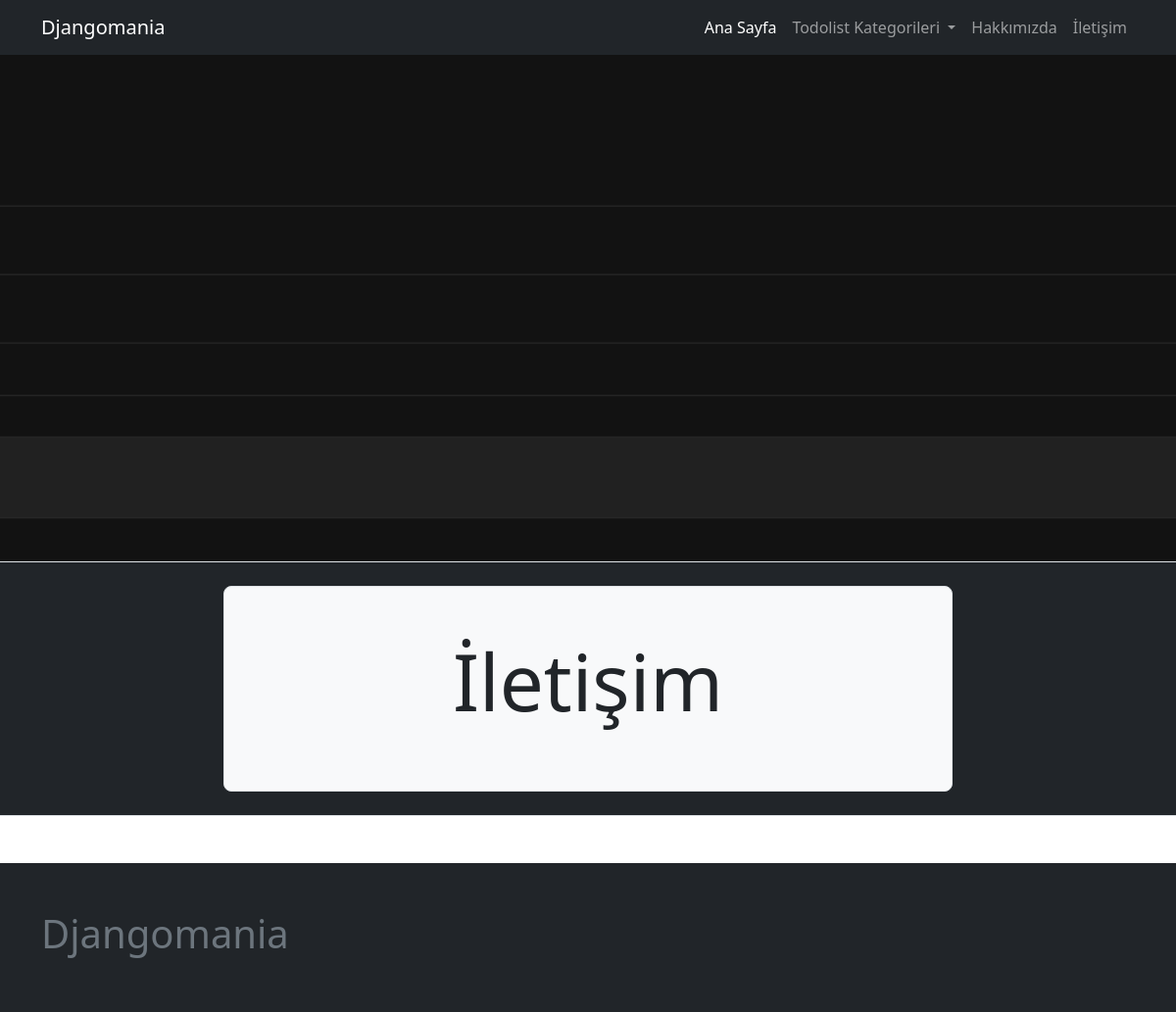
Before: /page/iletisim/ with the older database file.
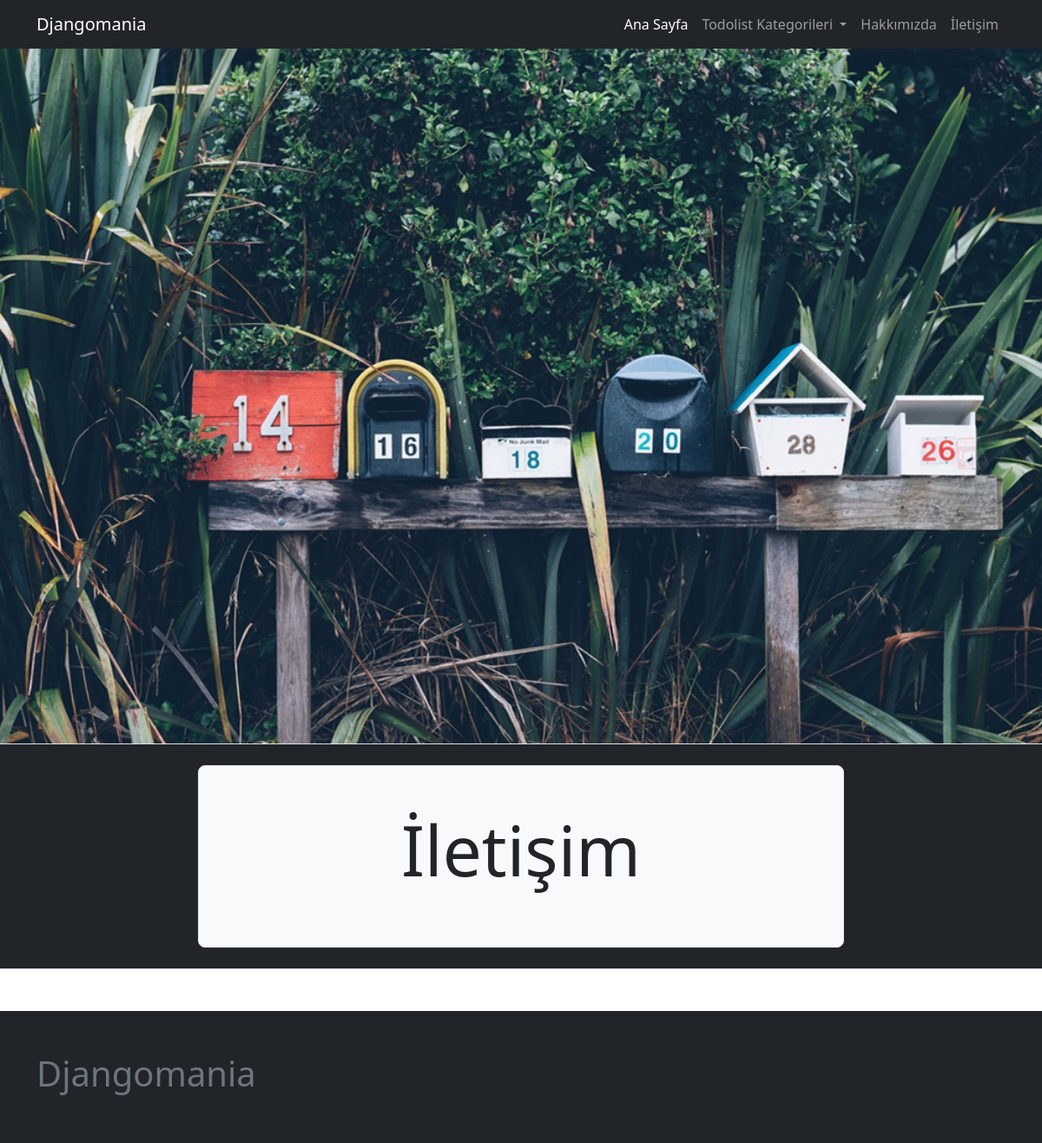
After: the same page with the newer database file.
### page/models.py (models this page shows, shortened)
class Page(models.Model):
    user = models.ForeignKey(User, on_delete=models.CASCADE)
    title = models.CharField(max_length=200)
    slug = AutoSlugField(populate_from="title", unique=True)
    cover_image = models.ImageField(upload_to="page")
    content = tinymce_models.HTMLField(blank=True, null=True)
    is_active = models.BooleanField(default=False)
    created_at = models.DateTimeField(auto_now_add=True)
    updated_at = models.DateTimeField(auto_now=True)
    def get_absolute_url(self):
        return reverse(
            "page:page_view",
            kwargs={
                "page_slug": self.slug,
            },
        )

### page/views.py (the view)
# urls.py: path("<slug:page_slug>/", page_view, name="page_view"),
def page_view(request, page_slug):
    page = get_object_or_404(Page, slug=page_slug)
    context = dict(
        page=page,
    )
    return render(request, "page/page_detail.html", context)

### config/global_context_processors.py (called while the page is built)
def global_todo_categories_context(request):
    return dict(
        global_todo_categories=TodoCategory.objects.filter(is_active=True),
    )

def global_page_context(request):
    return dict(global_pages=Page.objects.filter(is_active=True))

### todo/models.py (called while the page is built)
    def get_absolute_url(self):
        return reverse("todo:category_view", kwargs={"category_slug": self.slug})

### page/templates/page/page_detail.html (shortened to what this page needs)
{% extends 'core/base.html' %}
{% block container-fluid %}
<div class="container-fluid mb-4">
    <div class="row">
        <div class="col-sm-12 px-0">
            <img src="{{ page.cover_image.url }}" alt="" class="w-100">
        </div>
    </div>
    {% include 'page/components/hero_component.html' with hero_title=page.title %}
</div>
{% endblock container-fluid %}

### templates/core/navbar.html (shortened to what this page needs)
<nav class="navbar navbar-expand-lg bg-dark navbar-dark">
    <div class="container">
        <a class="navbar-brand" href="/">Djangomania</a>
        <div class="collapse navbar-collapse" id="navbarNavAltMarkup">
            <ul class="navbar-nav ms-auto">
                <li class="nav-item">
                    <a class="nav-link active" aria-current="page" href="/">Ana Sayfa</a>
                </li>
                <li class="nav-item dropdown">
                    <a class="nav-link dropdown-toggle" href="#" role="button" data-bs-toggle="dropdown"
                        aria-expanded="false">
                        Todolist Kategorileri
                    </a>
                </li>
                {% for page in global_pages %}
                <li class="nav-item">
                    <a class="nav-link" aria-current="page" href="{{ page.get_absolute_url }}">{{ page.title }}</a>
                </li>
                {% endfor %}
            </ul>
        </div>
    </div>
</nav>

### page/templates/page/components/hero_component.html (shortened to what this page needs)
<div class="row bg-dark p-4 border-bottom border-top">
    <div class="col-sm-8 offset-sm-2">
        <div class="h-100 p-5 bg-light border rounded-3">
            <h2 class="text-center display-1">{{ hero_title }}</h2>
        </div>
    </div>
</div>

Changed rows visible on the page:
changed Page "İletişim": cover_image: a different picture
